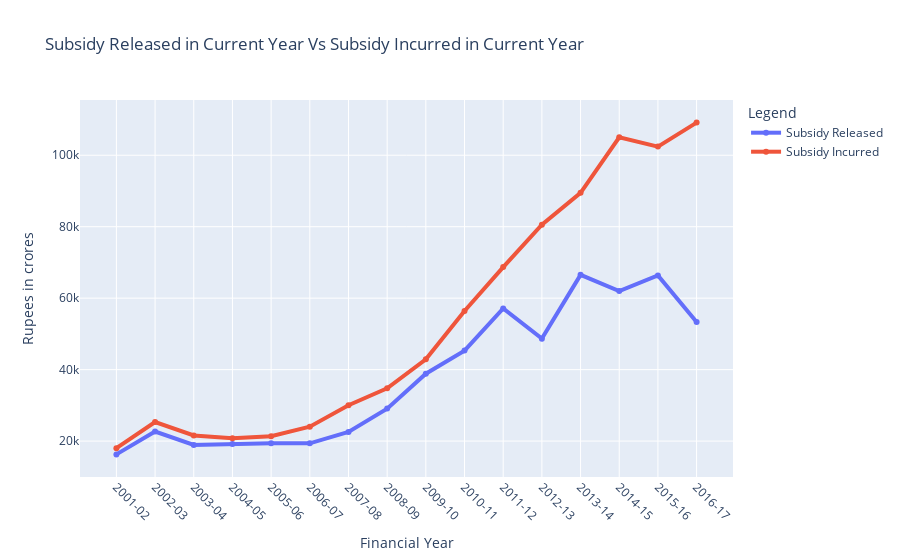

This figure's notebook cell:
### Markdown cell above
### FCI Subsidy Incurred / Subsidy Released

### Code cell
df = pd.read_excel('Food Subsidy.xlsx')

fig = go.Figure()
fig.add_trace(go.Scatter(x=df['year'].astype(str), y=df['subsidy.released.for.current.year'], name='Subsidy Released',
                         line=dict(width=4)))
fig.add_trace(go.Scatter(x=df['year'].astype(str), y=df['subsidy.incurred.current.year'], name='Subsidy Incurred',
                         line=dict(width=4)))
fig.update_layout(
    title={'text':'Subsidy Released in Current Year Vs Subsidy Incurred in Current Year'
          },
    xaxis_title="Financial Year",
    yaxis_title="Rupees in crores",
    legend_title="Legend",
    autosize=True
    
)
fig.update_xaxes(type='category',
                tickangle=45)

fig.show()

### Figure 1 — Plotly figure (JSON) as saved in the notebook; plotly's stock layout.template omitted (floating-point values rounded to 4 significant figures)
{"data": [{"line": {"width": 4}, "name": "Subsidy Released", "type": "scatter", "x": ["2001-02", "2002-03", "2003-04", "2004-05", "2005-06", "2006-07", "2007-08", "2008-09", "2009-10", "2010-11", "2011-12", "2012-13", "2013-14", "2014-15", "2015-16", "2016-17"], "y": [16274, 22670.0, 18930.0, 19190.0, 19400.0, 19380.0, 22540.0, 29090.0, 38860.0, 45320.0, 57120.0, 48680.0, 66520.0, 62000.0, 66370.0, 53330.0]}, {"line": {"width": 4}, "name": "Subsidy Incurred", "type": "scatter", "x": ["2001-02", "2002-03", "2003-04", "2004-05", "2005-06", "2006-07", "2007-08", "2008-09", "2009-10", "2010-11", "2011-12", "2012-13", "2013-14", "2014-15", "2015-16", "2016-17"], "y": [18010.0, 25320.0, 21590.0, 20770.0, 21340.0, 24030.0, 30050.0, 34790.0, 42870.0, 56390.0, 68700.0, 80560.0, 89490.0, 105000.0, 102425, 109100.0]}], "layout": {"autosize": true, "legend": {"title": {"text": "Legend"}}, "title": {"text": "Subsidy Released in Current Year Vs Subsidy Incurred in Current Year"}, "xaxis": {"tickangle": 45, "title": {"text": "Financial Year"}, "type": "category"}, "yaxis": {"title": {"text": "Rupees in crores"}}}}
